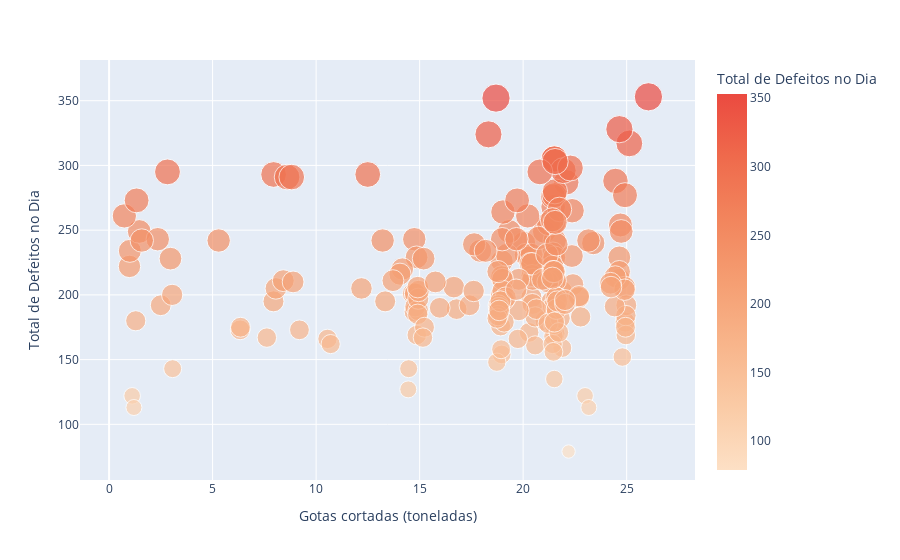

The notebook cell this image was saved under:
### Markdown cell above
### Relação Gotas Cortadas e Total de Defeitos

### Code cell
px.scatter(data_frame=df_reset, 
           x='Gotas cortadas (toneladas)', 
           y='Total de Defeitos no Dia', 
           color='Total de Defeitos no Dia', 
           color_continuous_scale='peach', 
           size='Total de Defeitos no Dia')

### Figure 1 — Plotly figure (JSON) as saved in the notebook; plotly's stock layout.template omitted (floating-point values rounded to 4 significant figures; data arrays with more than 128 entries replaced by an {"elided": "..."} marker saying what was removed)
{"data": [{"hovertemplate": "Gotas cortadas (toneladas)=%{x}<br>Total de Defeitos no Dia=%{marker.color}<extra></extra>", "legendgroup": "", "marker": {"color": {"elided": "200 int values"}, "coloraxis": "coloraxis", "size": {"elided": "200 int values"}, "sizemode": "area", "sizeref": 0.8825, "symbol": "circle"}, "mode": "markers", "name": "", "orientation": "v", "showlegend": false, "type": "scatter", "x": {"elided": "200 float values"}, "xaxis": "x", "y": {"elided": "200 int values"}, "yaxis": "y"}], "layout": {"coloraxis": {"colorbar": {"title": {"text": "Total de Defeitos no Dia"}}, "colorscale": [[0, "rgb(253, 224, 197)"], [0.1667, "rgb(250, 203, 166)"], [0.3333, "rgb(248, 181, 139)"], [0.5, "rgb(245, 158, 114)"], [0.6667, "rgb(242, 133, 93)"], [0.8333, "rgb(239, 106, 76)"], [1, "rgb(235, 74, 64)"]]}, "legend": {"itemsizing": "constant", "tracegroupgap": 0}, "margin": {"t": 60}, "xaxis": {"anchor": "y", "domain": [0, 1], "title": {"text": "Gotas cortadas (toneladas)"}}, "yaxis": {"anchor": "x", "domain": [0, 1], "title": {"text": "Total de Defeitos no Dia"}}}}
